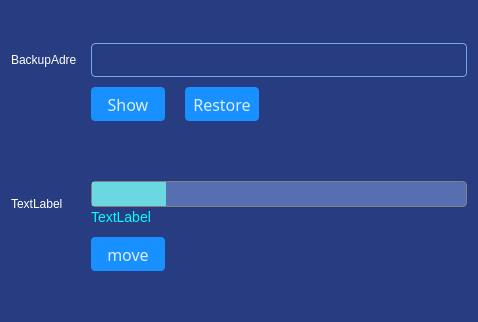
           <widget class="QWidget" name="BackupRes">
            <property name="styleSheet">
             <string notr="true">background-color:#283C82;</string>
            </property>
            <layout class="QVBoxLayout" name="verticalLayout_13">
             <property name="spacing">
              <number>10</number>
             </property>
             <item>
              <layout class="QGridLayout" name="gridLayout">
               <property name="topMargin">
                <number>32</number>
               </property>
               <property name="horizontalSpacing">
                <number>15</number>
               </property>
               <item row="0" column="0">
                <widget class="QLabel" name="label">
                 <property name="minimumSize">
                  <size>
                   <width>65</width>
                   <height>22</height>
                  </size>
                 </property>
                 <property name="maximumSize">
                  <size>
                   <width>65</width>
                   <height>22</height>
                  </size>
                 </property>
                 <property name="styleSheet">
                  <string notr="true">border:none;
color:white</string>
                 </property>
                 <property name="text">
                  <string>BackupAdress</string>
                 </property>
                </widget>
               </item>
               <item row="3" column="1">
                <layout class="QVBoxLayout" name="verticalLayout_12">
                 <item>
                  <widget class="QProgressBar" name="progressBar">
                   <property name="minimumSize">
                    <size>
                     <width>376</width>
                     <height>26</height>
                    </size>
                   </property>
                   <property name="maximumSize">
                    <size>
                     <width>376</width>
                     <height>26</height>
                    </size>
                   </property>
                   <property name="styleSheet">
                    <string notr="true">QProgressBar {
                                   border: 1px solid grey;
                                   background-color:#576EB1; 
   border-radius: 4px;
                                    
                                   }

                                   QProgressBar::chunk {
                                   background-color: #6BD8E1; 
                               
                                   }
                                   QProgressBar::sub-page {
                                   background-color: #576EB1; 

                                   }</string>
                   </property>
                   <property name="value">
                    <number>20</number>
                   </property>
                   <property name="textVisible">
                    <bool>false</bool>
                   </property>
                   <property name="textDirection">
                    <enum>QProgressBar::BottomToTop</enum>
                   </property>
                  </widget>
                 </item>
                 <item>
                  <widget class="QLabel" name="label_10">
                   <property name="minimumSize">
                    <size>
                     <width>300</width>
                     <height>20</height>
                    </size>
                   </property>
                   <property name="maximumSize">
                    <size>
                     <width>300</width>
                     <height>20</height>
                    </size>
                   </property>
                   <property name="styleSheet">
                    <string notr="true">color:#00FEFF;
font-size:14px</string>
                   </property>
                   <property name="text">
                    <string>TextLabel</string>
                   </property>
                  </widget>
                 </item>
                </layout>
               </item>
               <item row="4" column="1">
                <widget class="QPushButton" name="move">
                 <property name="minimumSize">
                  <size>
                   <width>74</width>
                   <height>34</height>
                  </size>
                 </property>
                 <property name="maximumSize">
                  <size>
                   <width>74</width>
                   <height>34</height>
                  </size>
                 </property>
                 <property name="styleSheet">
                  <string notr="true">QPushButton {
    font-family: Source Han Sans CN;
    font-weight: normal;
}

QPushButton::disabled {
    background: #CCCCCC;
}

QPushButton {
    background: #1890ff;
    border-radius: 4px;
    font-size: 16px;
    color: rgba(255,255,255,0.85);
}

QPushButton::hover {
    background: rgba(24, 144, 255,0.8) ;
    border-radius: 4px;
    font-size: 16px;
    color: rgba(255,255,255,1.0);
}
</string>
                 </property>
                 <property name="text">
                  <string>move</string>
                 </property>
                </widget>
               </item>
               <item row="3" column="0">
                <widget class="QLabel" name="label_2">
                 <property name="minimumSize">
                  <size>
                   <width>65</width>
                   <height>22</height>
                  </size>
                 </property>
                 <property name="maximumSize">
                  <size>
                   <width>65</width>
                   <height>22</height>
                  </size>
                 </property>
                 <property name="styleSheet">
                  <string notr="true">border:none;
color:white</string>
                 </property>
                 <property name="text">
                  <string>TextLabel</string>
                 </property>
                </widget>
               </item>
               <item row="0" column="1">
                <widget class="QLineEdit" name="BackupAdress">
                 <property name="minimumSize">
                  <size>
                   <width>376</width>
                   <height>34</height>
                  </size>
                 </property>
                 <property name="maximumSize">
                  <size>
                   <width>376</width>
                   <height>34</height>
                  </size>
                 </property>
                 <property name="styleSheet">
                  <string notr="true">QLineEdit {
    background: rgba(242, 242, 242, 0);
    border: 1px solid rgba(118, 176, 234, 0.97);
    border-radius: 4px;
    color: white;
}

</string>
                 </property>
                 <property name="text">
                  <string/>
                 </property>
                </widget>
               </item>
               <item row="1" column="1">
                <layout class="QHBoxLayout" name="horizontalLayout_19">
                 <property name="spacing">
                  <number>20</number>
                 </property>
                 <item>
                  <widget class="QPushButton" name="backup">
                   <property name="minimumSize">
                    <size>
                     <width>74</width>
                     <height>34</height>
                    </size>
                   </property>
                   <property name="maximumSize">
                    <size>
                     <width>74</width>
                     <height>34</height>
                    </size>
                   </property>
                   <property name="styleSheet">
                    <string notr="true">QPushButton {
    font-family: Source Han Sans CN;
    font-weight: normal;
}

QPushButton::disabled {
    background: #CCCCCC;
}

QPushButton {
    background: #1890ff;
    border-radius: 4px;
    font-size: 16px;
    color: rgba(255,255,255,0.85);
}

QPushButton::hover {
    background: rgba(24, 144, 255,0.8) ;
    border-radius: 4px;
    font-size: 16px;
    color: rgba(255,255,255,1.0);
}
</string>
                   </property>
                   <property name="text">
                    <string>Show</string>
                   </property>
                  </widget>
                 </item>
                 <item>
                  <widget class="QPushButton" name="Restore">
                   <property name="minimumSize">
                    <size>
                     <width>74</width>
                     <height>34</height>
                    </size>
                   </property>
                   <property name="maximumSize">
                    <size>
                     <width>74</width>
                     <height>34</height>
                    </size>
                   </property>
                   <property name="styleSheet">
                    <string notr="true">QPushButton {
    font-family: Source Han Sans CN;
    font-weight: normal;
}

QPushButton::disabled {
    background: #CCCCCC;
}

QPushButton {
    background: #1890ff;
    border-radius: 4px;
    font-size: 16px;
    color: rgba(255,255,255,0.85);
}

QPushButton::hover {
    background: rgba(24, 144, 255,0.8) ;
    border-radius: 4px;
    font-size: 16px;
    color: rgba(255,255,255,1.0);
}
</string>
                   </property>
                   <property name="text">
                    <string>Restore</string>
                   </property>
                  </widget>
                 </item>
                 <item>
                  <spacer name="horizontalSpacer_24">
                   <property name="orientation">
                    <enum>Qt::Horizontal</enum>
                   </property>
                   <property name="sizeHint" stdset="0">
                    <size>
                     <width>40</width>
                     <height>20</height>
                    </size>
                   </property>
                  </spacer>
                 </item>
                </layout>
               </item>
               <item row="2" column="1">
                <spacer name="verticalSpacer_3">
                 <property name="orientation">
                  <enum>Qt::Vertical</enum>
                 </property>
                 <property name="sizeType">
                  <enum>QSizePolicy::Fixed</enum>
                 </property>
                 <property name="sizeHint" stdset="0">
                  <size>
                   <width>166</width>
                   <height>50</height>
                  </size>
                 </property>
                </spacer>
               </item>
              </layout>
             </item>
             <item>
              <spacer name="verticalSpacer_2">
               <property name="orientation">
                <enum>Qt::Vertical</enum>
               </property>
               <property name="sizeHint" stdset="0">
                <size>
                 <width>20</width>
                 <height>40</height>
                </size>
               </property>
              </spacer>
             </item>
            </layout>
           </widget>
